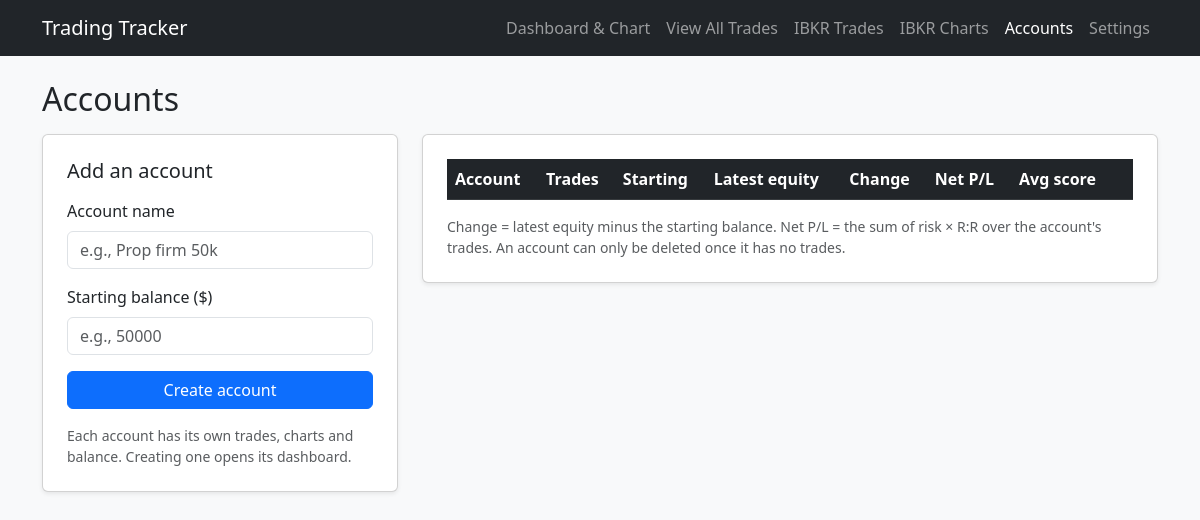
Page /accounts on the earlier database version.
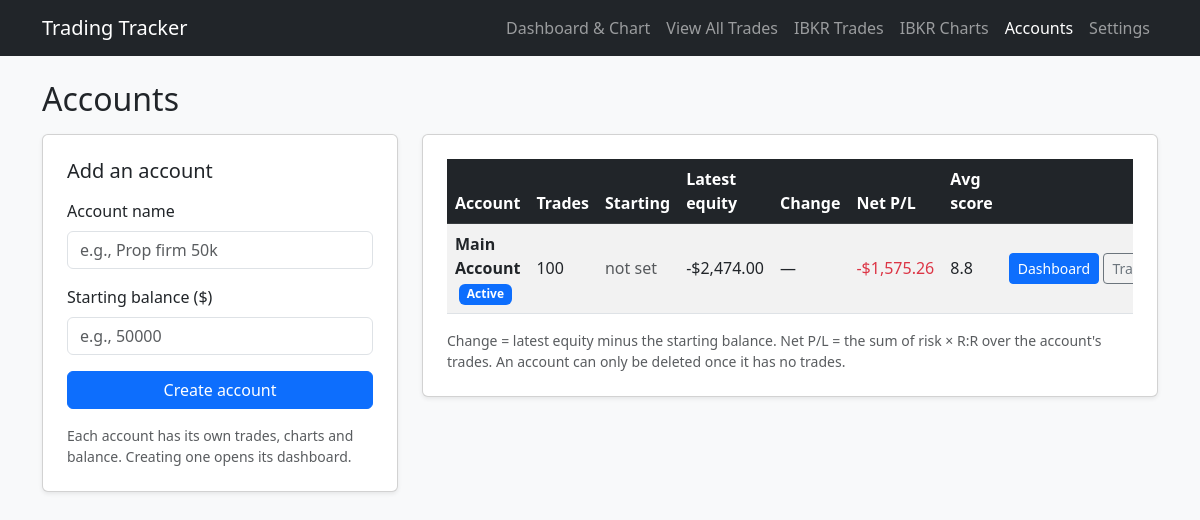
Same page on the later database version.
### flask_app.py (models this page shows, shortened)
class Account(db.Model):
    id = db.Column(db.Integer, primary_key=True)
    name = db.Column(db.String(60), unique=True, nullable=False)
    starting_balance = db.Column(db.Float, nullable=True)
    created = db.Column(db.DateTime, default=datetime.utcnow)

class Trade(db.Model):
    id = db.Column(db.Integer, primary_key=True)
    position = db.Column(db.Integer, default=0)
    setup_quality_str = db.Column(db.String(20), nullable=False)
    ticker = db.Column(db.String(20), nullable=False)
    entry_datetime = db.Column(db.String(50), nullable=False)
    profit_taken_str = db.Column(db.String(10), nullable=False)
    stop_loss_zero_str = db.Column(db.String(10), nullable=False)
    current_equity = db.Column(db.Float, nullable=False)
    risk_str = db.Column(db.String(20), nullable=False)
    risk_reward_str = db.Column(db.String(20), nullable=False)
    risk_under_half_str = db.Column(db.String(10), nullable=True)
    daily_risk_str = db.Column(db.String(10), nullable=True)
    overtrading_str = db.Column(db.String(10), nullable=True, default='no')
    revenge_trading_str = db.Column(db.String(10), nullable=True, default='no')
    impatient_trading_str = db.Column(db.String(10), nullable=True, default='no')
    fearful_trading_str = db.Column(db.String(10), nullable=True, default='no')
    setup_score = db.Column(db.Float, nullable=False)
    profit_score = db.Column(db.Float, nullable=False)
    stop_loss_score = db.Column(db.Float, nullable=False)
    risk_score = db.Column(db.Float, nullable=False)
    risk_reward_score = db.Column(db.Float, nullable=False)
    daily_risk_score = db.Column(db.Float, nullable=True, default=0.0)
    psychology_score = db.Column(db.Float, nullable=True, default=0.0)
    total_score = db.Column(db.Float, nullable=False)
    timestamp = db.Column(db.DateTime, default=datetime.utcnow)
    screenshot_url = db.Column(db.String(500), nullable=True)
    account_id = db.Column(db.Integer, db.ForeignKey('account.id'), nullable=True)

### flask_app.py (the view, shortened to what this page needs)
@app.route('/accounts', methods=['GET', 'POST'])
def accounts_page():
    error = None
    form = {'name': '', 'starting_balance': ''}
    return render_template(
        'accounts.html',
        error=error,
        form=form,
        message=ACCOUNT_MESSAGES.get(request.args.get('msg')),
    )

### flask_app.py (called while the page is built)
def get_active_account():
    try:
        account = db.session.get(Account, int(request.cookies.get('account_id', '')))
    except ValueError:
        account = None
    return account or Account.query.order_by(Account.id.asc()).first()

def trade_profit_loss(trade):
    try:
        return float(trade.risk_str) * float(trade.risk_reward_str)
    except (TypeError, ValueError):
        return 0.0

def account_summary(account):
    trades = (
        Trade.query.filter_by(account_id=account.id)
        .order_by(Trade.position.asc())
        .all()
    )
    start = account.starting_balance
    latest = trades[-1].current_equity if trades else start
    change = latest - start if latest is not None and start is not None else None
    change_pct = change / start * 100 if change is not None and start and start > 0 else None
    return {
        'trade_count': len(trades),
        'starting_balance': start,
        'latest_equity': latest,
        'change': change,
        'change_pct': change_pct,
        'net_pl': sum(trade_profit_loss(t) for t in trades),
        'avg_score': (
            sum(t.total_score for t in trades) / len(trades) if trades else None
        ),
    }

@app.context_processor
def inject_accounts():
    return {
        'accounts': Account.query.order_by(Account.id.asc()).all(),
        'active_account': get_active_account(),
        'account_summary': account_summary,
    }

### templates/accounts.html (shortened to what this page needs)
{% from '_account_macros.html' import money, signed, tone %}
<!DOCTYPE html>
<html lang="en">
<head>
    <link href="https://cdn.jsdelivr.net/npm/bootstrap@5.3.0/dist/css/bootstrap.min.css" rel="stylesheet">
</head>
<body class="bg-light">
    <nav class="navbar navbar-expand-lg navbar-dark bg-dark mb-4">
    <div class="container">
        <a class="navbar-brand" href="/">Trading Tracker</a>
            <div class="navbar-nav">
                <a class="nav-link" href="/">Dashboard & Chart</a>
                <a class="nav-link" href="/trades-list">View All Trades</a>
                <a class="nav-link" href="/ibkr">IBKR Trades</a>
                <a class="nav-link" href="/ibkr-charts">IBKR Charts</a>
                <a class="nav-link active" href="/accounts">Accounts</a>
                <a class="nav-link" href="/settings">Settings</a>
            </div>
    </div>
    </nav>
<div class="container pb-5">
    <h2 class="mb-3">Accounts</h2>
    <div class="row g-4">
        <div class="col-lg-4">
            <div class="card shadow-sm p-4">
                <h5 class="mb-3">Add an account</h5>
                <form method="POST">
                    <div class="mb-3">
                        <label class="form-label">Account name</label>
                        <input type="text" class="form-control" name="name" maxlength="60"
                               value="{{ form.name }}" placeholder="e.g., Prop firm 50k" required>
                    </div>
                    <div class="mb-3">
                        <label class="form-label">Starting balance ($)</label>
                        <input type="number" step="any" class="form-control" name="starting_balance"
                               value="{{ form.starting_balance }}" placeholder="e.g., 50000" required>
                    </div>
                    <button type="submit" class="btn btn-primary w-100">Create account</button>
                </form>
                <p class="text-muted small mt-3 mb-0">
                    Each account has its own trades, charts and balance. Creating one opens its dashboard.
                </p>
            </div>
        </div>
        <div class="col-lg-8">
            <div class="card shadow-sm p-4">
                <div class="table-responsive">
                    <table class="table table-striped align-middle mb-0">
                        <thead class="table-dark">
                            <tr>
                                <th>Account</th>
                                <th>Trades</th>
                                <th>Starting</th>
                                <th>Latest equity</th>
                                <th>Change</th>
                                <th>Net P/L</th>
                                <th>Avg score</th>
                                <th></th>
                            </tr>
                        </thead>
                        <tbody>
                            {% for a in accounts %}
                            {% set s = account_summary(a) %}
                            <tr>
                                <td>
                                    <strong>{{ a.name }}</strong>
                                    {% if a.id == active_account.id %}<span class="badge bg-primary ms-1">Active</span>{% endif %}
                                </td>
                                <td>{{ s.trade_count }}</td>
                                <td>{% if s.starting_balance is none %}<span class="text-muted">not set</span>{% else %}{{ money(s.starting_balance) }}{% endif %}</td>
                                <td>{{ money(s.latest_equity) }}</td>
                                <td class="{{ tone(s.change) }}">{{ signed(s.change) }}{% if s.change_pct is not none %} <small>({{ '%+.2f' | format(s.change_pct) }}%)</small>{% endif %}</td>
                                <td class="{{ tone(s.net_pl) }}">{{ signed(s.net_pl) }}</td>
                                <td>{% if s.avg_score is none %}&mdash;{% else %}{{ '%.1f' | format(s.avg_score) }}{% endif %}</td>
                                <td class="text-nowrap">
                                    <a href="/accounts/switch/{{ a.id }}" class="btn btn-primary btn-sm">Dashboard</a>
                                    <a href="/accounts/switch/{{ a.id }}?next=/trades-list" class="btn btn-outline-secondary btn-sm">Trades</a>
                                </td>
                            </tr>
                            {% endfor %}
                        </tbody>
                    </table>
                </div>
                <p class="text-muted small mt-3 mb-0">
                    Change = latest equity minus the starting balance. Net P/L = the sum of risk &times; R:R over the account's trades.
                    An account can only be deleted once it has no trades.
                </p>
            </div>
        </div>
    </div>
</div>
</body>
</html>

### templates/_account_macros.html
{% macro money(v) -%}
{%- if v is none -%}&mdash;{%- else -%}{{ '-' if v < 0 else '' }}${{ '{:,.2f}'.format(v | abs) }}{%- endif -%}
{%- endmacro %}
{% macro signed(v) -%}
{%- if v is none -%}&mdash;{%- else -%}{{ '+' if v > 0 else '-' if v < 0 else '' }}${{ '{:,.2f}'.format(v | abs) }}{%- endif -%}
{%- endmacro %}
{% macro tone(v) -%}
{{ 'text-success' if v is not none and v > 0 else 'text-danger' if v is not none and v < 0 else '' }}
{%- endmacro %}

Differences in the rows shown:
added Account: name "Main Account", shows "Active", trade_count "100", value "-", v "1,575.26", avg_score "8.8"
added Trade: current_equity "-", current_equity "2,474.00"
